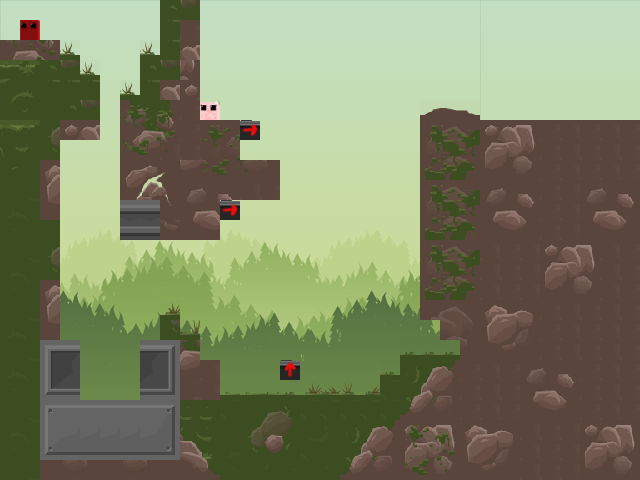

Tiled map render using the project's own tile images. Description and the map definition, with tile-layer contents summarised, below:
An orthogonal 32x24 tile map with 20x20 px tiles, 3 tile layers (background, stationary, foreground), 4 tilesets and 24 objects.

<map version="1.0" orientation="orthogonal" renderorder="right-down" width="32" height="24" tilewidth="20" tileheight="20" nextobjectid="61">
 <tileset firstgid="1" name="myimages" tilewidth="20" tileheight="20">
  <image source="myimages.png" width="320" height="20" />
 </tileset>
 <tileset firstgid="17" name="forestbg" tilewidth="20" tileheight="20">
  <image source="forestbg.png" width="640" height="480" />
 </tileset>
 <tileset firstgid="785" name="forestbgflipped" tilewidth="20" tileheight="20">
  <image source="forestbgflipped.png" width="640" height="480" />
 </tileset>
 <tileset firstgid="1553" name="foresttiles01" tilewidth="20" tileheight="20">
  <image source="foresttiles01.png" width="600" height="600" />
 </tileset>
 <layer name="background" width="32" height="24">
  <data>[768 cells, 768 non-empty, 768 distinct tile ids]</data>
 </layer>
 <layer name="stationary" width="32" height="24">
  <data>[768 cells, 394 non-empty, 113 distinct tile ids]</data>
 </layer>
 <layer name="foreground" width="32" height="24">
  <data>[768 cells, 119 non-empty, 51 distinct tile ids]</data>
 </layer>
 <objectgroup name="saws">
  <object id="10" x="60" y="340" width="100" height="100">
   <ellipse />
  </object>
  <object id="16" x="120" y="220" width="18" height="18">
   <ellipse />
  </object>
  <object id="17" x="141" y="220" width="18" height="18">
   <ellipse />
  </object>
 </objectgroup>
 <objectgroup name="rectangle">
  <object id="18" x="0" y="40" width="61" height="440" />
  <object id="19" x="60" y="60" width="20" height="80" />
  <object id="20" x="80" y="80" width="20" height="60" />
  <object id="25" x="160" y="319" width="21" height="80" />
  <object id="26" x="181" y="338" width="20" height="61" />
  <object id="30" x="202" y="360" width="18" height="39" />
  <object id="31" x="160" y="400" width="320" height="79" />
  <object id="38" x="437" y="320" width="41" height="19" />
  <object id="39" x="460" y="339" width="19" height="59" />
  <object id="40" x="379" y="379" width="80" height="19" />
  <object id="41" x="400" y="359" width="60" height="20" />
  <object id="42" x="418" y="113" width="62" height="205" />
  <object id="46" x="120" y="120" width="120" height="80" />
  <object id="47" x="120" y="200" width="100" height="20" />
  <object id="48" x="160" y="220" width="60" height="20" />
  <object id="49" x="240" y="160" width="40" height="40" />
  <object id="53" x="140" y="80" width="60" height="15" />
  <object id="54" x="140" y="55" width="60" height="25" />
  <object id="58" x="160" y="0" width="40" height="55" />
  <object id="59" x="120" y="95" width="80" height="25" />
  <object id="60" x="480" y="120" width="160" height="40" />
 </objectgroup>
</map>
